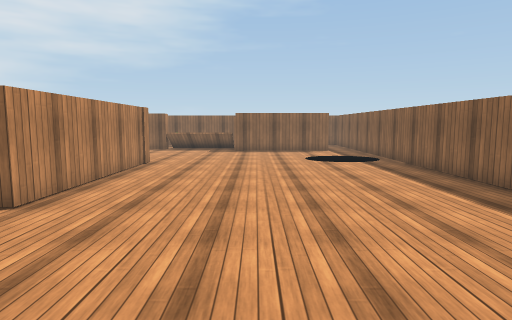
View 1 (above)

17 first-person views from a walk through a Unity game level. The camera is 1.4 m above the floor, tilts 6° down and sees 75° across. The floor is counted in squares, 1 m on a side. Each view is taken from the middle of a square. On the plan, view 1 faces up. The plan holds only what a view shows up to about 15 squares ahead; the rest is blank. The place goes on beyond the plan. The player character is not drawn. Surface patterns are stand-ins for the level's own textures.

View 2
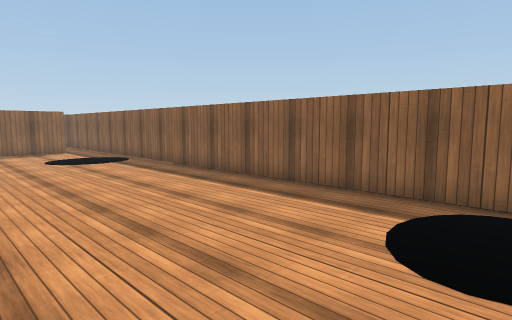

View 3
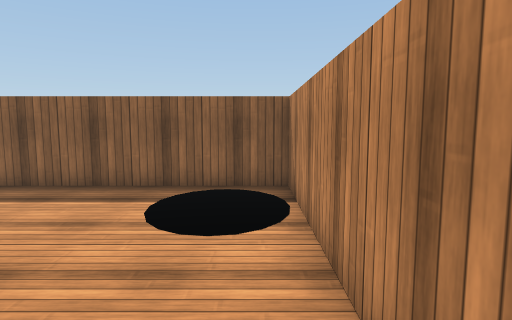

View 4
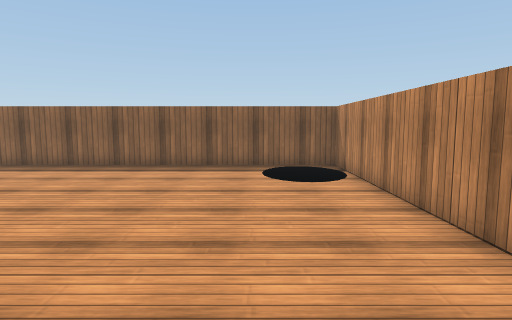

View 5
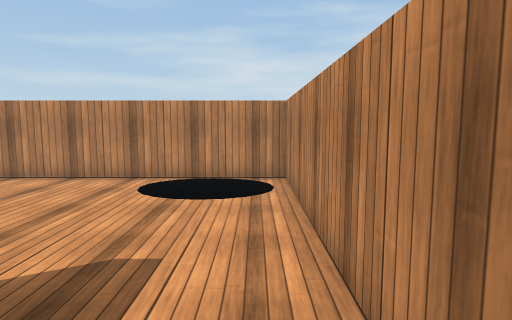

View 6
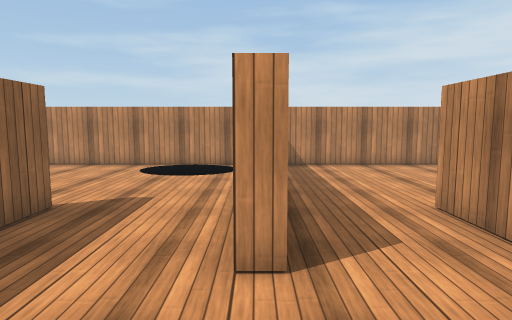

View 7
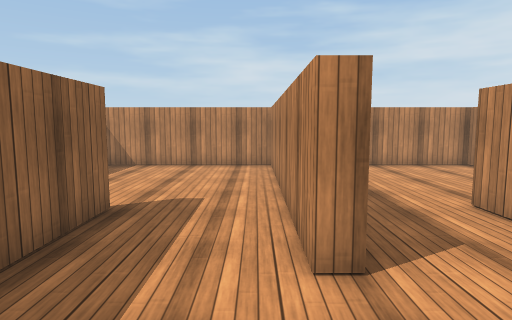

View 8
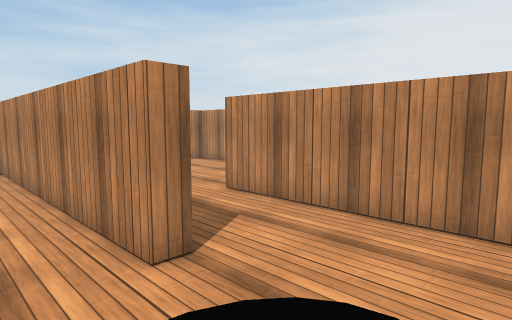

View 9
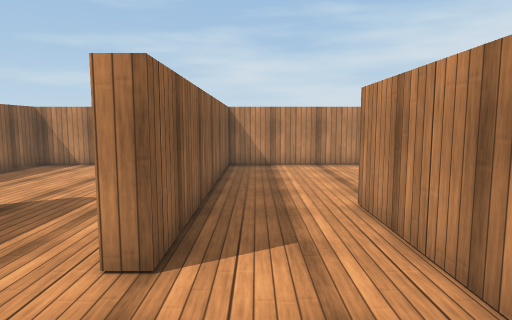

View 10
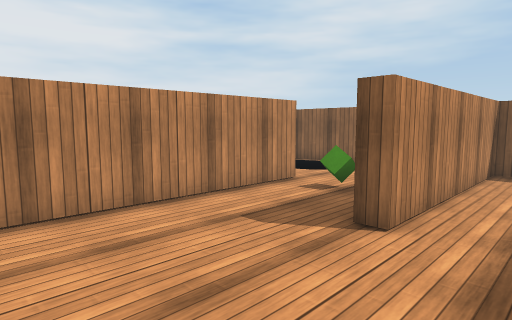

View 11
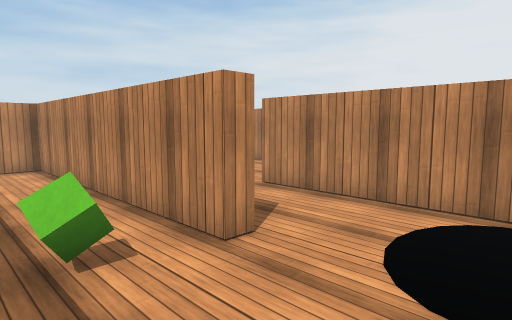

View 12
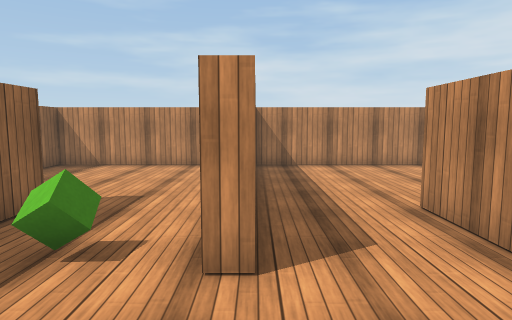

View 13
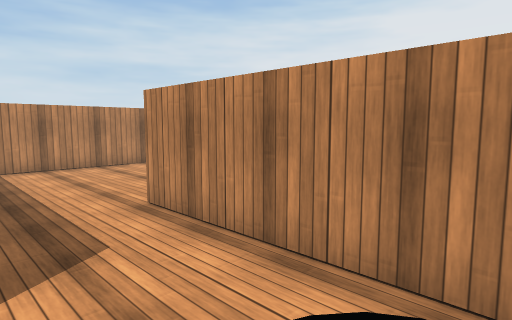

View 14
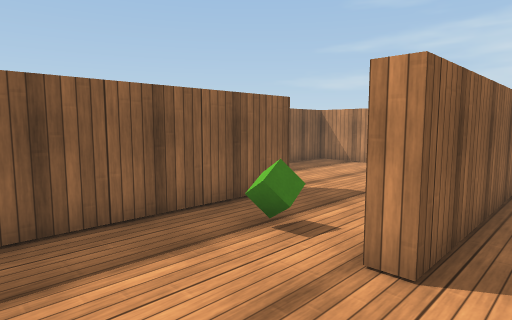

View 15
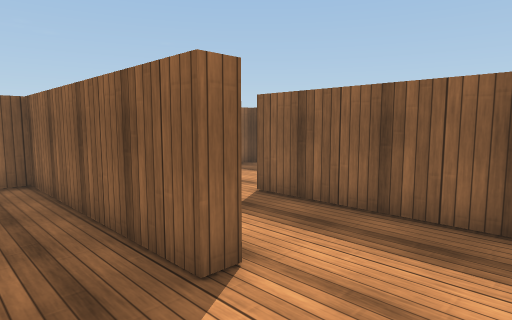

View 16
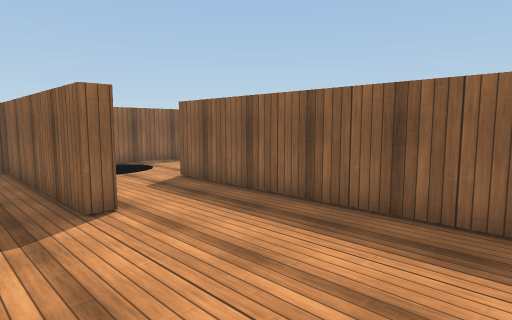

View 17
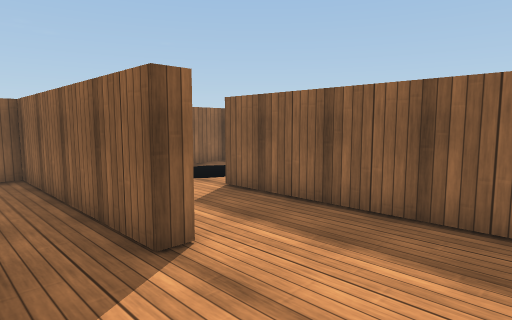

### Floor plan
Points are (right, up) in squares from view 1. A wall is a line through its corners. A room is listed if a view was taken in it or the views show most of it. See-through windows are left out.
Room 1 (views 1, 2, 3, 4, 5, 6)
walls: (-4.6, 5.4) (-4.6, 6.6); (-4, 11.5) (-4, 5.4); (-7.8, 7.1) (-7.8, -0.7) (5.5, -0.7) (5.5, 11.5); (-8.4, 8) (-7.8, 8)
ways out: opening at (-9.5, 6.5) to room 2
Room 2 (views 7, 8, 9)
walls: (-11.5, 5.4) (-11.5, 7.9); (-15, 5.5) (-15, 8) (-14.5, 8) (-14.5, -0.7) (-8.3, -0.7) (-8.3, 1.1); (-11, 7.2) (-11, 5.4); (-17.8, 11.5) (-17.8, 5.1)
ways out: opening at (-9.5, 6.5) to room 1; opening at (-16.5, 6.5) to room 3
Room 3 (views 10, 11, 12, 13, 14, 17)
walls: (-18.3, 5.1) (-18.3, 11.5); (-17.8, 5.4) (-18.4, 5.4); (-22, 8) (-21.5, 8) (-21.5, -0.7) (-15, -0.7) (-15, 5.5); (-24.8, 10.8) (-24.8, 7.6)
ways out: opening at (-16.5, 6.5) to room 2; opening at (-23.5, 6.5) to room 4
objects: green cube (-20, 8)
Room 4 (views 15, 16)
walls: (-24.8, 7.6) (-24.8, 5.4) (-25.3, 5.4) (-25.3, 11.5); (-22, 0.5) (-22, 8); (-27.5, -0.7) (-22, -0.7)
ways out: opening at (-23.5, 6.5) to room 3

Where each view was taken, in squares from view 1:
view 1: 0 up, 0 right, facing up
view 2: 0 up, 1 left, facing up-right
view 3: 0 up, 2 left, facing right
view 4: 2 up, 6 left, facing right
view 5: 8 up, 7 left, facing down
view 6: 11 up, 8 left, facing down
view 7: 11 up, 14 left, facing down
view 8: 11 up, 13 left, facing down-left
view 9: 11 up, 16 left, facing down
view 10: 1 up, 16 left, facing up-left
view 11: 11 up, 19 left, facing down-left
view 12: 11 up, 22 left, facing down
view 13: 11 up, 22 left, facing down-left
view 14: 11 up, 23 left, facing down-right
view 15: 3 up, 27 left, facing up-right
view 16: 0 up, 27 left, facing up-right
view 17: 2 up, 20 left, facing up-right
